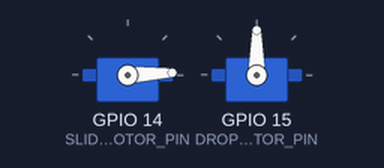
The sketch below on a simulated ESP32. Shown: 2 × servo. What the sketch prints to the serial monitor is not drawn.

Above: at 0.05 s.
At 4.55 s:
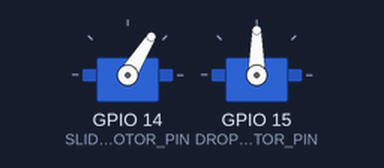
At 9.05 s:
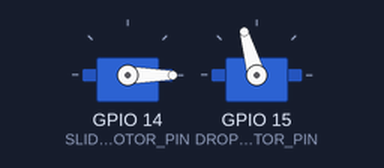
At 17.85 s:
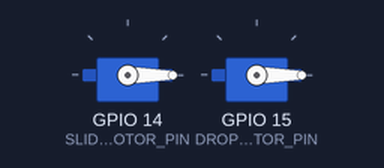
Timing chart, 0 to 23.2 s (numbered marks = the images above):
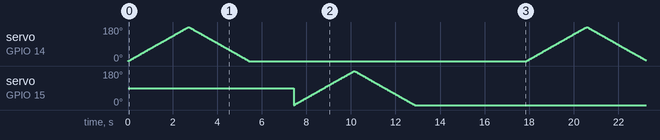

The sketch:

test_motors.ino
```cpp
#include <ESP32Servo.h>

// === Pin Definitions ===
#define SLIDING_MOTOR_PIN   14  // Connected to sliding compartment servo
#define DROPPING_MOTOR_PIN  15  // Connected to release/dropping mechanism servo

// === Servo Objects ===
Servo slidingServo;
Servo droppingServo;

// === Test Parameters ===
const int ANGLE_MIN = 0;
const int ANGLE_MAX = 180;
const int STEP_DELAY = 15;     // ms between steps (smooth movement)
const int PAUSE_BETWEEN = 2000; // ms to wait between motor tests

void setup() {
  Serial.begin(115200);
  while (!Serial); // Wait for serial monitor (optional)

  // Initialize ESP32 PWM settings
  ESP32PWM::allocateTimer(0);
  ESP32PWM::allocateTimer(1);

  // Attach servos
  slidingServo.setPeriodHertz(50);    // Standard servo frequency
  droppingServo.setPeriodHertz(50);

  slidingServo.attach(SLIDING_MOTOR_PIN, 1000, 2000); // Adjust micros if needed
  droppingServo.attach(DROPPING_MOTOR_PIN, 1000, 2000);

  Serial.println("[Motor Test] Started");
  Serial.println("Testing Sliding Motor (Pin 14) first...");
}

void loop() {
  // === Test Sliding Motor (Pin 14) ===
  Serial.println("→ Sliding Motor: 0° → 180°");
  for (int pos = ANGLE_MIN; pos <= ANGLE_MAX; pos++) {
    slidingServo.write(pos);
    delay(STEP_DELAY);
  }

  Serial.println("→ Sliding Motor: 180° → 0°");
  for (int pos = ANGLE_MAX; pos >= ANGLE_MIN; pos--) {
    slidingServo.write(pos);
    delay(STEP_DELAY);
  }

  Serial.println("✅ Sliding Motor test complete");
  delay(PAUSE_BETWEEN);

  // === Test Dropping Motor (Pin 15) ===
  Serial.println("→ Dropping Motor: 0° → 180°");
  for (int pos = ANGLE_MIN; pos <= ANGLE_MAX; pos++) {
    droppingServo.write(pos);
    delay(STEP_DELAY);
  }

  Serial.println("→ Dropping Motor: 180° → 0°");
  for (int pos = ANGLE_MAX; pos >= ANGLE_MIN; pos--) {
    droppingServo.write(pos);
    delay(STEP_DELAY);
  }

  Serial.println("✅ Dropping Motor test complete");
  delay(PAUSE_BETWEEN);

  // Optional: Add longer delay if you want to observe
  Serial.println("🔁 Restarting test in 3 seconds...");
  delay(3000);
}
```
